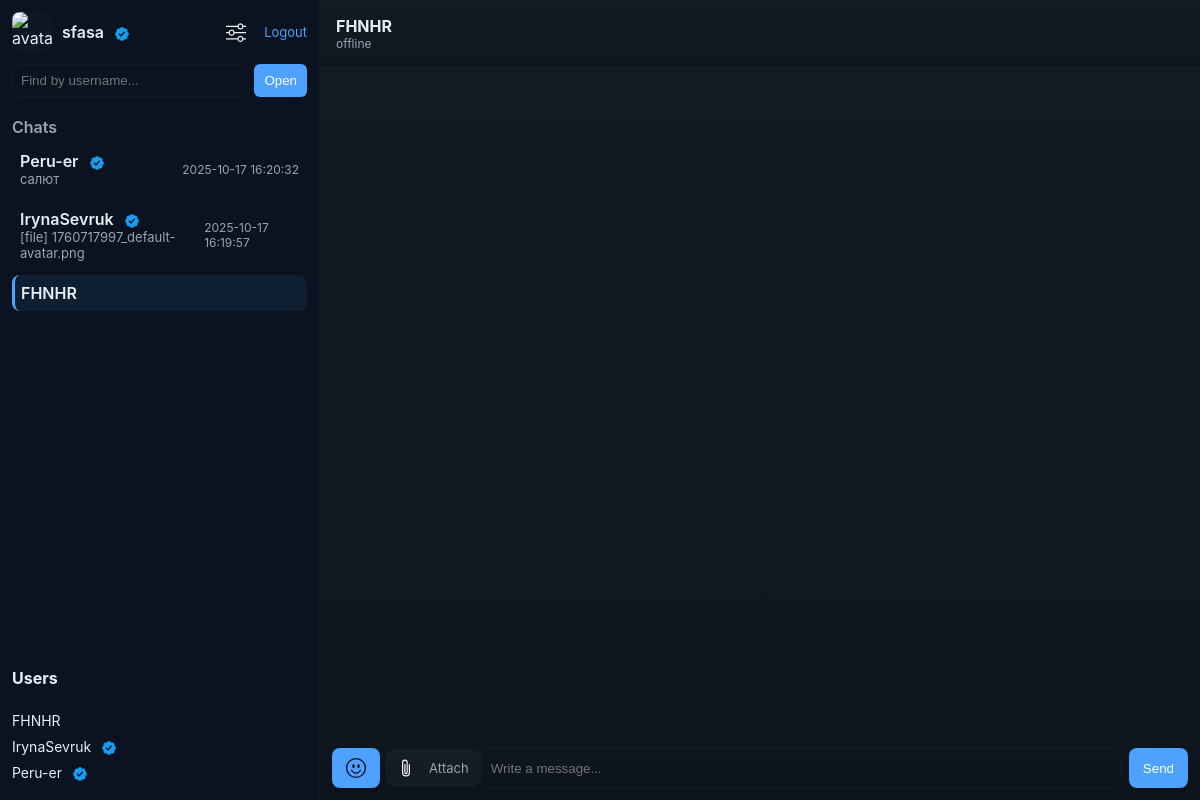
Screenshot of /chat/3 (signed in) with the database file from the repository.
### tables this page shows
CREATE TABLE users
                      (id INTEGER PRIMARY KEY, email TEXT UNIQUE, username TEXT UNIQUE, password TEXT, avatar_url TEXT DEFAULT '', last_seen DATETIME, is_verified INTEGER DEFAULT 0, verification_code TEXT, verification_expiry DATETIME, last_verification_sent DATETIME);

### app.py (the view)
@app.get("/chat/{chat_id}", response_class=HTMLResponse, name="chat")
def chat_page(request: Request, chat_id: int):
    user_id = request.session.get('user_id')
    if not user_id:
        return RedirectResponse(url="/login")
    db = get_db_conn()
    me_row = get_user_by_id(db, user_id)
    if not me_row:
        request.session.pop('user_id', None)
        db.close()
        return RedirectResponse(url="/login")
    me = _row_to_dict_with_defaults(me_row, defaults={"avatar_url": "", "is_verified": 0})
    me['is_verified'] = _to_int_flag(me.get('is_verified', 0))
    cur = db.execute("SELECT user1_id, user2_id FROM chats WHERE id = ?", (chat_id,))
    chat_row = cur.fetchone()
    if not chat_row:
        db.close()
        return HTMLResponse(content="Чат не знайдено", status_code=404)
    other_id = chat_row['user1_id'] if chat_row['user1_id'] != me['id'] else chat_row['user2_id']
    other_row = get_user_by_id(db, other_id)
    other = _row_to_dict_with_defaults(other_row or {}, defaults={"avatar_url": "", "is_verified": 0, "username": "Unknown", "email": ""})
    other['is_verified'] = _to_int_flag(other.get('is_verified', 0))
    raw_messages = get_messages(db, chat_id)
    messages = []
    for r in raw_messages:
        m = _row_to_dict_with_defaults(r, defaults={"file_url": "", "file_type": "", "message": ""})
        m['is_verified'] = _to_int_flag(m.get('is_verified', 0))
        messages.append(m)
    chats_raw = list_user_chats(db, me['id'])
    chats = []
    for c in chats_raw:
        cc = dict(c)
        cc['other_avatar'] = cc.get('other_avatar') or ''
        cc['other_is_verified'] = _to_int_flag(cc.get('other_is_verified', 0))
        chats.append(cc)
    rows = db.execute("SELECT id, username, email, avatar_url, is_verified FROM users WHERE id != ? ORDER BY username COLLATE NOCASE", (me['id'],)).fetchall()
    users = []
    for r in rows:
        u = _row_to_dict_with_defaults(r, defaults={"avatar_url": "", "is_verified": 0})
        u['is_verified'] = _to_int_flag(u.get('is_verified', 0))
        users.append(u)
    db.close()
    return templates.TemplateResponse("chat.html", {
        "request": request, "me": me, "other": other, "messages": messages,
        "chat_id": chat_id, "chats": chats, "users": users
    })

### templates/chat.html (shortened to what this page needs)
<!DOCTYPE html>
<html lang="en">
<head>
  <link rel="stylesheet" href="{{ url_for('static', path='css/style.css') }}">
</head>
<body>
  <div class="app">
    <aside class="sidebar">
      <div class="sidebar-header">
        <div style="display:flex;align-items:center;gap:10px;">
          <img src="{{ me['avatar_url']|default(url_for('static', path='icons/default-avatar.png')) }}"
            class="avatar-sm" alt="avatar" width="40" height="40" loading="eager">
          <div>
            <div style="font-weight:600">
              {{ me['username'] }}
              {% if me['is_verified']|default(0)|int == 1 %}
                <img src="{{ url_for('static', path='icons/verified.png') }}" class="verified-icon" alt="verified" title="Verified email">
              {% endif %}
            </div>
          </div>
        </div>
        <div style="display:flex;align-items:center;gap:8px;">
          <a href="{{ url_for('settings') }}" title="Settings" class="icon-btn" style="padding:4px;">
            <img src="{{ url_for('static', path='icons/sliders.svg') }}" alt="settings" style="width:20px;height:20px;filter:invert(1)">
          </a>
          <a class="logout" href="{{ url_for('logout') }}" style="color:var(--accent);text-decoration:none;">Logout</a>
        </div>
      </div>
      <div class="search">
        <form action="{{ url_for('start_chat_by_username') }}" method="POST" class="search-form">
          <input name="username" placeholder="Find by username..." />
          <button type="submit">Open</button>
        </form>
      </div>
      <div class="chats-list">
        <h4>Chats</h4>
        {% for c in chats %}
          <a class="chat-item {% if c['chat_id'] == chat_id %}active{% endif %}" href="{{ url_for('chat', chat_id=c['chat_id']) }}">
            <div style="display:inline-block;vertical-align:middle;">
              <div class="chat-name">
                {{ c['other_username'] }}
                {% if c['other_is_verified']|default(0)|int == 1 %}
                  <img src="{{ url_for('static', path='icons/verified.png') }}" class="verified-icon" alt="verified" title="Verified email">
                {% endif %}
              </div>
              <div class="chat-preview">{{ c['last_message'][:40] }}</div>
            </div>
            <div class="chat-time">{{ c['last_ts'] or '' }}</div>
          </a>
        {% endfor %}
      </div>
      <div class="users-list">
        <h4>Users</h4>
        <ul>
          {% for u in users %}
            <li>
              <a href="{{ url_for('start_chat', receiver_id=u['id']) }}">
                {{ u['username'] }}
                {% if u['is_verified']|default(0)|int == 1 %}
                  <img src="{{ url_for('static', path='icons/verified.png') }}" class="verified-icon" alt="verified" title="Verified email">
                {% endif %}
              </a>
            </li>
          {% endfor %}
        </ul>
      </div>
    </aside>
    <main class="chat-main">
      <header class="chat-header">
        <div class="other-info" id="other-info" style="cursor:pointer;">
          <strong id="other-username">
            {{ other['username'] }}
          </strong>
          <div id="other-status" class="small" style="color:var(--muted);">offline</div>
        </div>
      </header>
      <section class="messages" id="messages" data-last-id="{{ (messages[-1]['id'] if messages|length>0 else 0) }}">
      </section>
      <form id="composer" class="composer" onsubmit="return false;">
        <button type="button" id="btn-emoji" class="icon-btn" title="Emoji" aria-label="emoji">
          <img src="{{ url_for('static', path='icons/emoji-icon.svg') }}" alt="emoji" />
        </button>
        <div class="file-input-wrapper">
          <label class="file-label" for="file_input" title="Attach file">
            <img src="{{ url_for('static', path='icons/paperclip.svg') }}" style="width:18px;height:18px;filter:invert(1)">
            <span class="file-name" id="file-name">Attach</span>
          </label>
        </div>
        <input id="message_input" name="message" autocomplete="off" placeholder="Write a message..." required />
        <button id="send_btn" type="submit">Send</button>
      </form>
    </main>
  </div>
</body>
</html>

### static/css/style.css (style rules this page uses)
:root { --bg:#0f1720; --panel:#0b1220; --muted:#9aa4b2; --accent:#4ea1ff; --me-bg:#154733; --other-bg:#0b1622; --text:#e6eef6; font-family: Inter, Roboto, Arial, sans-serif; }
* { box-sizing:border-box }
body { margin:0;background:var(--bg);color:var(--text) }
.app { display:flex;height:100vh;align-items:stretch }
.sidebar { width:320px;background:var(--panel);border-right:1px solid rgba(255,255,255,0.03);display:flex;flex-direction:column;padding:12px;gap:12px }
.sidebar-header { display:flex;justify-content:space-between;align-items:center }
.logout { font-size:13px;color:var(--accent);text-decoration:none }
.search .search-form { display:flex;gap:8px }
.search input { flex:1;padding:8px;border:1px solid rgba(255,255,255,0.03);border-radius:6px;background:transparent;color:var(--text) }
.search button { padding:8px 10px;border-radius:6px;border:0;background:var(--accent);color:white }
.chats-list { overflow:auto;flex:0 0 auto }
.chats-list h4 { margin:8px 0 6px 0;color:var(--muted);font-weight:600 }
.chat-item { display:flex;justify-content:space-between;align-items:center;padding:8px;border-radius:8px;text-decoration:none;color:inherit;margin-bottom:6px }
.chat-item.active { background:rgba(78,161,255,0.08);border-left:3px solid var(--accent);padding-left:6px }
.chat-name { font-weight:600 }
.chat-preview { font-size:13px;color:var(--muted) }
.chat-time { font-size:12px;color:var(--muted) }
.users-list { margin-top:auto }
.users-list ul { list-style:none;padding:0;margin:6px 0 0 0 }
.users-list li { margin-bottom:6px }
.users-list a { color:inherit;text-decoration:none;font-size:14px }
.chat-main { flex:1;display:flex;flex-direction:column }
.chat-header { padding:16px;border-bottom:1px solid rgba(255,255,255,0.03);background:linear-gradient(180deg, rgba(255,255,255,0.01), transparent);display:flex;align-items:center;gap:12px }
.messages { flex:1;padding:18px;overflow:auto;background:linear-gradient(180deg, rgba(255,255,255,0.01), transparent) }
.composer { display:flex;padding:12px;border-top:1px solid rgba(255,255,255,0.03);background:linear-gradient(180deg, transparent, rgba(0,0,0,0.2)) }
.composer input { flex:1;padding:10px;border-radius:8px;border:1px solid rgba(255,255,255,0.03);margin-right:8px;background:transparent;color:var(--text) }
.composer button { padding:10px 14px;border-radius:8px;border:0;background:var(--accent);color:white }
.small { font-size:12px;color:var(--muted) }
.file-input-wrapper { display:inline-flex; align-items:center; gap:8px; }
.file-label { display:inline-flex; align-items:center; gap:8px; padding:8px 10px; border-radius:8px; background:rgba(255,255,255,0.03); cursor:pointer; border:1px solid rgba(255,255,255,0.02); color:var(--text); }
.file-name { font-size:13px; color:var(--muted); margin-left:6px; max-width:160px; overflow:hidden; text-overflow:ellipsis; white-space:nowrap; }
.avatar-sm { width: 40px; height: 40px; border-radius: 8px; object-fit: cover; display: inline-block; vertical-align: middle; }
.sidebar .avatar-sm, .chat-item .avatar-xs, #profile_panel .avatar-lg { max-width: 100%; height: auto; }
.avatar-sm, .avatar-xs, .avatar-lg { background-color: rgba(255,255,255,0.02); overflow: hidden; display: inline-block; }
img { max-width: 100%; }
img[alt="avatar"] { object-fit: cover; }

### templates/chat.html (style rules this page uses)
.icon-btn { background:transparent; border:0; padding:6px; margin-right:6px; border-radius:6px; cursor:pointer; display:inline-flex; align-items:center; justify-content:center; }
.icon-btn img { width:20px; height:20px; opacity:0.95; display:block; }
.file-input-wrapper { display:inline-flex; align-items:center; gap:8px; }
.file-label { display:inline-flex; align-items:center; gap:8px; padding:8px 10px; border-radius:8px; background:rgba(255,255,255,0.03); cursor:pointer; border:1px solid rgba(255,255,255,0.02); }
.file-name { font-size:13px; color:var(--muted); margin-left:6px; max-width:160px; overflow:hidden; text-overflow:ellipsis; white-space:nowrap; }
.verified-icon { width:16px; height:16px; vertical-align:middle; margin-left:6px; display:inline-block; }

### rows the page displays
users: username "sfasa"
users: other_username "Peru-er", c "салют", c "2025-10-17 16:20:32", username "Peru-er", is_verified 1 (drawn)
users: other_username "IrynaSevruk", c "[file] 1760717997_default-avatar.png", c "2025-10-17 16:19:57", username "IrynaSevruk", is_verified 1 (drawn)
users: other_username "FHNHR", username "FHNHR"
